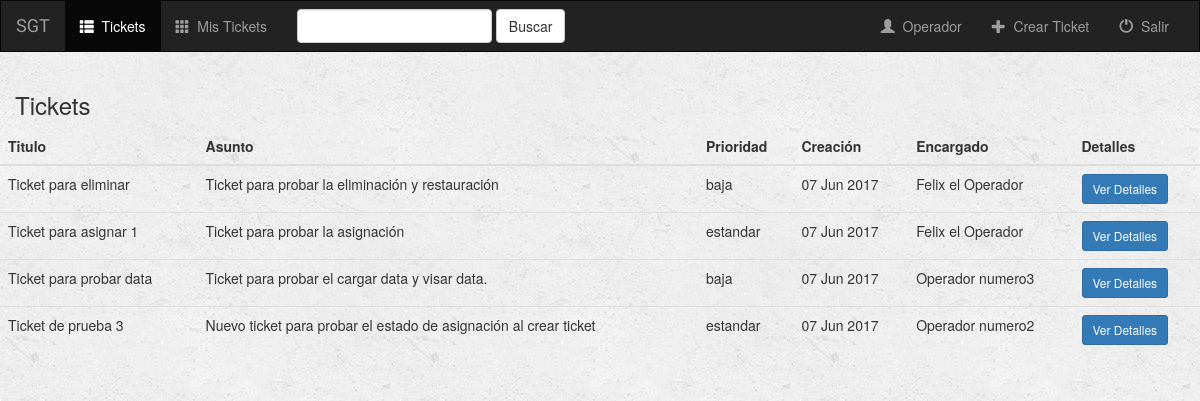
Before: /ticket/ (signed in) with the older database file.
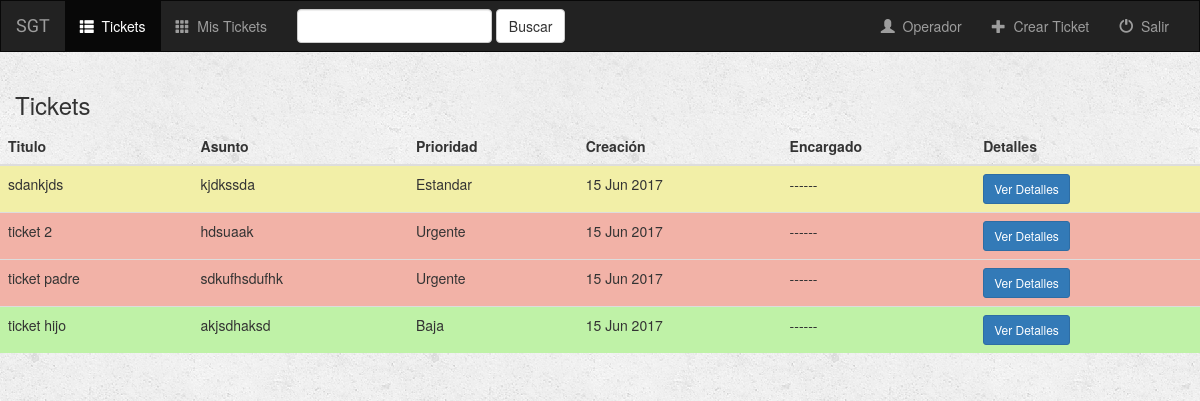
After: the same page with the newer database file.
### ticket/models.py (models this page shows, shortened)
class Ticket(models.Model):
    titulo = models.CharField(max_length=100)
    asunto = models.CharField(max_length=300, null=True)
    contenido = models.CharField(max_length=300, null=True)
    prioridad = models.CharField(max_length=15, choices=(('Urgente', 'Urgente'), ('Estandar', 'Estandar'),
                                                         ('Baja', 'Baja')))
    impacto = models.CharField(max_length=8, null=True)
    direccionamiento = models.CharField(max_length=10, null=True)
    cybersystem = models.CharField(max_length=10, null=True)
    fecha_apertura = models.DateField(auto_now_add=True)
    fecha_cierre = models.DateField(null=True)
    cerrado = models.BooleanField(default=False)
    aplazado = models.BooleanField(default=False)
    fecha_aplazo = models.DateField(null=True, default = date.today())
    tiempo_restante_aplazo = models.DurationField(null=True)
    asignado = models.BooleanField(default=False)
    eliminado = models.BooleanField(default=False)
    creador = models.ForeignKey(User, related_name='creador')
    encargado = models.ForeignKey(User, related_name='encargado', null=True)
    cerrador = models.ForeignKey(User, related_name='cerrador', null=True)

class Empleado(models.Model):
    user = models.OneToOneField(User, on_delete=models.CASCADE)
    birth_date = models.DateField
    cargo = models.CharField(max_length=200)
    departamento = models.CharField(max_length=200)
    perfil = models.CharField(max_length=200, choices=(('operador', 'Operador'),
                                                       ('supervisor', 'Supervisor'), ('jefe', 'Jefe')))
    direccion = models.CharField(max_length=200)
    def __str__(self):
        return self.user.first_name + " " + self.user.last_name

### ticket/views.py (the view)
def index(request):
    context = {'tickets_active': 'active', 'mis_tickets_active': '', 'tickets_cerrados_active': '',
               'tickets_eliminados_active': '', 'tickets_no_asignados_active': '', 'tickets_aplazados_active': ''}
    if not request.user.is_authenticated():
        return render(request, 'ticket/login.html')
    else:
        context['tickets'] = Ticket.objects.filter(cerrado=False, eliminado=False, aplazado=False)
        context['base'] = 'ticket/' + request.user.empleado.perfil + '/base.html'
        return render(request, 'ticket/index.html', context)

### templates/ticket/index.html (shortened to what this page needs)
{% extends base %}
{% block tickets_active %}{{ tickets_active }}{% endblock %}
{% block mis_tickets_active %}{{ mis_tickets_active }}{% endblock %}
{% block body %}
<div class="albums-container container-fluid">
    <div class="row">
        <div class="col-sm-12">
            <h3>Tickets</h3>
        </div>
        {% if tickets %}
            <table class="table">
                <thead>
                <tr>
                    <th>Titulo</th>
                    <th>Asunto</th>
                    <th>Prioridad</th>
                    <th>Creación</th>
                    <th>Encargado</th>
                    <th>Detalles</th>
                </tr>
                </thead>
                <tbody>
                {% for ticket in tickets %}
                    <tr {% if ticket.prioridad == 'Baja' %}
                            style="background-color:#BFF2A7"
                        {% elif ticket.prioridad == 'Estandar' %}
                            style="background-color:#F2EFA7"
                        {% elif ticket.prioridad == 'Urgente' %}
                            style="background-color:#F2B2A7"
                        {% endif %}>
                        <td>{{ ticket.titulo }}</td>
                        <td>{{ ticket.asunto }}</td>
                        <td>{{ ticket.prioridad }}</td>
                        <td>{{ ticket.fecha_apertura|date:"d M Y" }}</td>
                        <td>{% if ticket.encargado %} {{ ticket.encargado.empleado }} {% else %} ------ {% endif %}</td>
                        <td><a href="{% url 'ticket:detail' ticket.id %}" class="btn btn-primary btn-sm" role="button">Ver Detalles</a></td>
                    </tr>
                {% endfor %}
                </tbody>
            </table>
        {% endif %}
    </div>
</div>
{% endblock %}

Changed rows visible on the page:
removed Ticket: titulo "Ticket para eliminar", asunto "Ticket para probar la eliminación y restauración", prioridad "baja", fecha_apertura "07 Jun 2017", encargado.empleado "Felix el Operador"
removed Ticket: titulo "Ticket para asignar 1", asunto "Ticket para probar la asignación", prioridad "estandar", fecha_apertura "07 Jun 2017", encargado.empleado "Felix el Operador"
removed Ticket: titulo "Ticket para probar data", asunto "Ticket para probar el cargar data y visar data.", prioridad "baja", fecha_apertura "07 Jun 2017", encargado.empleado "Operador numero3"
removed Ticket: titulo "Ticket de prueba 3", asunto "Nuevo ticket para probar el estado de asignación al crear ticket", prioridad "estandar", fecha_apertura "07 Jun 2017", encargado.empleado "Operador numero2"
added Ticket: titulo "sdankjds", asunto "kjdkssda", prioridad "Estandar", fecha_apertura "15 Jun 2017"
added Ticket: titulo "ticket 2", asunto "hdsuaak", prioridad "Urgente", fecha_apertura "15 Jun 2017"
added Ticket: titulo "ticket padre", asunto "sdkufhsdufhk", prioridad "Urgente", fecha_apertura "15 Jun 2017"
added Ticket: titulo "ticket hijo", asunto "akjsdhaksd", prioridad "Baja", fecha_apertura "15 Jun 2017"
